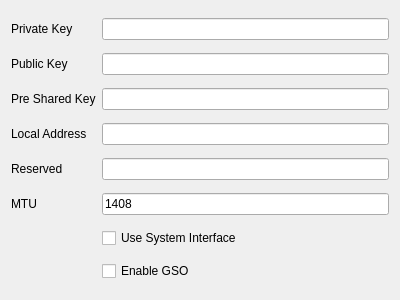
<?xml version="1.0" encoding="UTF-8"?>
<ui version="4.0">
 <class>EditWireGuard</class>
 <widget class="QWidget" name="EditWireGuard">
  <property name="geometry">
   <rect>
    <x>0</x>
    <y>0</y>
    <width>400</width>
    <height>300</height>
   </rect>
  </property>
  <property name="windowTitle">
   <string>EditWireGuard</string>
  </property>
  <layout class="QGridLayout" name="gridLayout">
   <item row="2" column="1">
    <widget class="QLineEdit" name="private_key"/>
   </item>
   <item row="3" column="0">
    <widget class="QLabel" name="public_key_l">
     <property name="text">
      <string>Public Key</string>
     </property>
    </widget>
   </item>
   <item row="2" column="0">
    <widget class="QLabel" name="private_key_l">
     <property name="text">
      <string>Private Key</string>
     </property>
    </widget>
   </item>
   <item row="8" column="1">
    <widget class="QCheckBox" name="sys_ifc">
     <property name="text">
      <string>Use System Interface</string>
     </property>
    </widget>
   </item>
   <item row="7" column="0">
    <widget class="QLabel" name="mtu_l">
     <property name="text">
      <string>MTU</string>
     </property>
    </widget>
   </item>
   <item row="6" column="1">
    <widget class="QLineEdit" name="reserved"/>
   </item>
   <item row="9" column="1">
    <widget class="QCheckBox" name="enable_gso">
     <property name="text">
      <string>Enable GSO</string>
     </property>
    </widget>
   </item>
   <item row="3" column="1">
    <widget class="QLineEdit" name="public_key"/>
   </item>
   <item row="6" column="0">
    <widget class="QLabel" name="reserved_l">
     <property name="text">
      <string>Reserved</string>
     </property>
    </widget>
   </item>
   <item row="7" column="1">
    <widget class="QLineEdit" name="mtu">
     <property name="text">
      <string>1408</string>
     </property>
    </widget>
   </item>
   <item row="4" column="1">
    <widget class="QLineEdit" name="preshared_key"/>
   </item>
   <item row="4" column="0">
    <widget class="QLabel" name="preshared_key_l">
     <property name="text">
      <string>Pre Shared Key</string>
     </property>
    </widget>
   </item>
   <item row="5" column="1">
    <widget class="QLineEdit" name="local_address"/>
   </item>
   <item row="5" column="0">
    <widget class="QLabel" name="local_address_l">
     <property name="text">
      <string>Local Address</string>
     </property>
    </widget>
   </item>
  </layout>
 </widget>
 <tabstops>
  <tabstop>private_key</tabstop>
  <tabstop>public_key</tabstop>
  <tabstop>preshared_key</tabstop>
  <tabstop>local_address</tabstop>
  <tabstop>reserved</tabstop>
  <tabstop>mtu</tabstop>
  <tabstop>sys_ifc</tabstop>
  <tabstop>enable_gso</tabstop>
 </tabstops>
 <resources/>
 <connections/>
</ui>
